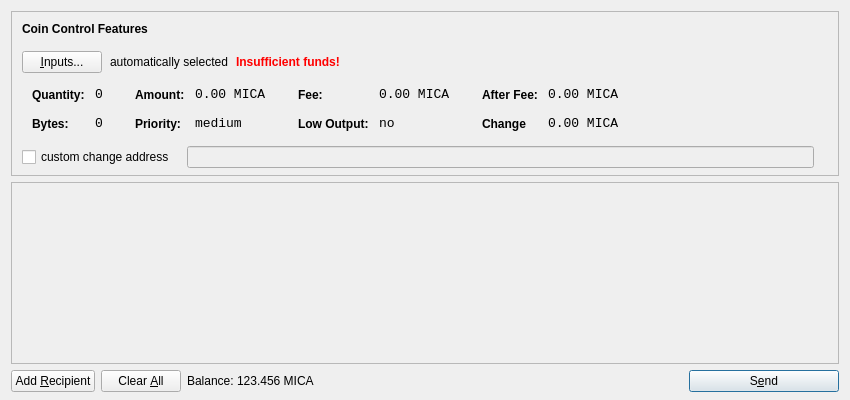
<?xml version="1.0" encoding="UTF-8"?>
<ui version="4.0">
 <class>SendCoinsDialog</class>
 <widget class="QDialog" name="SendCoinsDialog">
  <property name="geometry">
   <rect>
    <x>0</x>
    <y>0</y>
    <width>850</width>
    <height>400</height>
   </rect>
  </property>
  <property name="windowTitle">
   <string>Send Coins</string>
  </property>
  <layout class="QVBoxLayout" name="verticalLayout" stretch="0,1,0">
   <property name="bottomMargin">
    <number>8</number>
   </property>
   <item>
    <widget class="QFrame" name="frameCoinControl">
     <property name="sizePolicy">
      <sizepolicy hsizetype="Expanding" vsizetype="Expanding">
       <horstretch>0</horstretch>
       <verstretch>0</verstretch>
      </sizepolicy>
     </property>
     <property name="maximumSize">
      <size>
       <width>16777215</width>
       <height>16777215</height>
      </size>
     </property>
     <property name="frameShape">
      <enum>QFrame::StyledPanel</enum>
     </property>
     <property name="frameShadow">
      <enum>QFrame::Sunken</enum>
     </property>
     <layout class="QVBoxLayout" name="verticalLayoutCoinControl2">
      <property name="spacing">
       <number>6</number>
      </property>
      <property name="leftMargin">
       <number>0</number>
      </property>
      <property name="topMargin">
       <number>0</number>
      </property>
      <property name="rightMargin">
       <number>0</number>
      </property>
      <property name="bottomMargin">
       <number>6</number>
      </property>
      <item>
       <layout class="QVBoxLayout" name="verticalLayoutCoinControl" stretch="0,0,0,0,1">
        <property name="spacing">
         <number>0</number>
        </property>
        <property name="leftMargin">
         <number>10</number>
        </property>
        <property name="topMargin">
         <number>10</number>
        </property>
        <item>
         <layout class="QHBoxLayout" name="horizontalLayoutCoinControl1">
          <property name="bottomMargin">
           <number>15</number>
          </property>
          <item>
           <widget class="QLabel" name="labelCoinControlFeatures">
            <property name="sizePolicy">
             <sizepolicy hsizetype="Preferred" vsizetype="Maximum">
              <horstretch>0</horstretch>
              <verstretch>0</verstretch>
             </sizepolicy>
            </property>
            <property name="font">
             <font>
              <weight>75</weight>
              <bold>true</bold>
             </font>
            </property>
            <property name="styleSheet">
             <string notr="true">font-weight:bold;</string>
            </property>
            <property name="text">
             <string>Coin Control Features</string>
            </property>
           </widget>
          </item>
         </layout>
        </item>
        <item>
         <layout class="QHBoxLayout" name="horizontalLayoutCoinControl2" stretch="0,0,0,0">
          <property name="spacing">
           <number>8</number>
          </property>
          <property name="bottomMargin">
           <number>10</number>
          </property>
          <item>
           <widget class="QPushButton" name="pushButtonCoinControl">
            <property name="styleSheet">
             <string notr="true"/>
            </property>
            <property name="text">
             <string>&amp;Inputs...</string>
            </property>
           </widget>
          </item>
          <item>
           <widget class="QLabel" name="labelCoinControlAutomaticallySelected">
            <property name="text">
             <string>automatically selected</string>
            </property>
            <property name="margin">
             <number>5</number>
            </property>
           </widget>
          </item>
          <item>
           <widget class="QLabel" name="labelCoinControlInsuffFunds">
            <property name="font">
             <font>
              <weight>75</weight>
              <bold>true</bold>
             </font>
            </property>
            <property name="styleSheet">
             <string notr="true">color:red;font-weight:bold;</string>
            </property>
            <property name="text">
             <string>Insufficient funds!</string>
            </property>
            <property name="margin">
             <number>5</number>
            </property>
           </widget>
          </item>
          <item>
           <spacer name="horizontalSpacerCoinControl">
            <property name="orientation">
             <enum>Qt::Horizontal</enum>
            </property>
            <property name="sizeHint" stdset="0">
             <size>
              <width>40</width>
              <height>1</height>
             </size>
            </property>
           </spacer>
          </item>
         </layout>
        </item>
        <item>
         <widget class="QWidget" name="widgetCoinControl" native="true">
          <property name="sizePolicy">
           <sizepolicy hsizetype="Preferred" vsizetype="Preferred">
            <horstretch>0</horstretch>
            <verstretch>0</verstretch>
           </sizepolicy>
          </property>
          <property name="minimumSize">
           <size>
            <width>0</width>
            <height>0</height>
           </size>
          </property>
          <property name="styleSheet">
           <string notr="true"/>
          </property>
          <layout class="QHBoxLayout" name="horizontalLayoutCoinControl5">
           <property name="margin">
            <number>0</number>
           </property>
           <item>
            <layout class="QHBoxLayout" name="horizontalLayoutCoinControl3" stretch="0,0,0,1">
             <property name="spacing">
              <number>20</number>
             </property>
             <property name="topMargin">
              <number>0</number>
             </property>
             <property name="bottomMargin">
              <number>10</number>
             </property>
             <item>
              <layout class="QFormLayout" name="formLayoutCoinControl1">
               <property name="horizontalSpacing">
                <number>10</number>
               </property>
               <property name="verticalSpacing">
                <number>14</number>
               </property>
               <property name="leftMargin">
                <number>10</number>
               </property>
               <property name="topMargin">
                <number>4</number>
               </property>
               <property name="rightMargin">
                <number>6</number>
               </property>
               <item row="0" column="0">
                <widget class="QLabel" name="labelCoinControlQuantityText">
                 <property name="styleSheet">
                  <string notr="true">font-weight:bold;</string>
                 </property>
                 <property name="text">
                  <string>Quantity:</string>
                 </property>
                 <property name="margin">
                  <number>0</number>
                 </property>
                </widget>
               </item>
               <item row="0" column="1">
                <widget class="QLabel" name="labelCoinControlQuantity">
                 <property name="font">
                  <font>
                   <family>Monospace</family>
                   <pointsize>10</pointsize>
                  </font>
                 </property>
                 <property name="cursor">
                  <cursorShape>IBeamCursor</cursorShape>
                 </property>
                 <property name="contextMenuPolicy">
                  <enum>Qt::ActionsContextMenu</enum>
                 </property>
                 <property name="text">
                  <string>0</string>
                 </property>
                 <property name="margin">
                  <number>0</number>
                 </property>
                 <property name="textInteractionFlags">
                  <set>Qt::LinksAccessibleByMouse|Qt::TextSelectableByKeyboard|Qt::TextSelectableByMouse</set>
                 </property>
                </widget>
               </item>
               <item row="1" column="0">
                <widget class="QLabel" name="labelCoinControlBytesText">
                 <property name="styleSheet">
                  <string notr="true">font-weight:bold;</string>
                 </property>
                 <property name="text">
                  <string>Bytes:</string>
                 </property>
                </widget>
               </item>
               <item row="1" column="1">
                <widget class="QLabel" name="labelCoinControlBytes">
                 <property name="font">
                  <font>
                   <family>Monospace</family>
                   <pointsize>10</pointsize>
                  </font>
                 </property>
                 <property name="cursor">
                  <cursorShape>IBeamCursor</cursorShape>
                 </property>
                 <property name="contextMenuPolicy">
                  <enum>Qt::ActionsContextMenu</enum>
                 </property>
                 <property name="text">
                  <string>0</string>
                 </property>
                 <property name="textInteractionFlags">
                  <set>Qt::LinksAccessibleByMouse|Qt::TextSelectableByKeyboard|Qt::TextSelectableByMouse</set>
                 </property>
                </widget>
               </item>
              </layout>
             </item>
             <item>
              <layout class="QFormLayout" name="formLayoutCoinControl2">
               <property name="horizontalSpacing">
                <number>10</number>
               </property>
               <property name="verticalSpacing">
                <number>14</number>
               </property>
               <property name="leftMargin">
                <number>6</number>
               </property>
               <property name="topMargin">
                <number>4</number>
               </property>
               <property name="rightMargin">
                <number>6</number>
               </property>
               <item row="0" column="0">
                <widget class="QLabel" name="labelCoinControlAmountText">
                 <property name="styleSheet">
                  <string notr="true">font-weight:bold;</string>
                 </property>
                 <property name="text">
                  <string>Amount:</string>
                 </property>
                 <property name="margin">
                  <number>0</number>
                 </property>
                </widget>
               </item>
               <item row="0" column="1">
                <widget class="QLabel" name="labelCoinControlAmount">
                 <property name="font">
                  <font>
                   <family>Monospace</family>
                   <pointsize>10</pointsize>
                  </font>
                 </property>
                 <property name="cursor">
                  <cursorShape>IBeamCursor</cursorShape>
                 </property>
                 <property name="contextMenuPolicy">
                  <enum>Qt::ActionsContextMenu</enum>
                 </property>
                 <property name="text">
                  <string>0.00 MICA</string>
                 </property>
                 <property name="textInteractionFlags">
                  <set>Qt::LinksAccessibleByMouse|Qt::TextSelectableByKeyboard|Qt::TextSelectableByMouse</set>
                 </property>
                </widget>
               </item>
               <item row="1" column="0">
                <widget class="QLabel" name="labelCoinControlPriorityText">
                 <property name="styleSheet">
                  <string notr="true">font-weight:bold;</string>
                 </property>
                 <property name="text">
                  <string>Priority:</string>
                 </property>
                </widget>
               </item>
               <item row="1" column="1">
                <widget class="QLabel" name="labelCoinControlPriority">
                 <property name="font">
                  <font>
                   <family>Monospace</family>
                   <pointsize>10</pointsize>
                  </font>
                 </property>
                 <property name="cursor">
                  <cursorShape>IBeamCursor</cursorShape>
                 </property>
                 <property name="contextMenuPolicy">
                  <enum>Qt::ActionsContextMenu</enum>
                 </property>
                 <property name="text">
                  <string>medium</string>
                 </property>
                 <property name="textInteractionFlags">
                  <set>Qt::LinksAccessibleByMouse|Qt::TextSelectableByKeyboard|Qt::TextSelectableByMouse</set>
                 </property>
                </widget>
               </item>
              </layout>
             </item>
             <item>
              <layout class="QFormLayout" name="formLayoutCoinControl3">
               <property name="horizontalSpacing">
                <number>10</number>
               </property>
               <property name="verticalSpacing">
                <number>14</number>
               </property>
               <property name="leftMargin">
                <number>6</number>
               </property>
               <property name="topMargin">
                <number>4</number>
               </property>
               <property name="rightMargin">
                <number>6</number>
               </property>
               <item row="0" column="0">
                <widget class="QLabel" name="labelCoinControlFeeText">
                 <property name="styleSheet">
                  <string notr="true">font-weight:bold;</string>
                 </property>
                 <property name="text">
                  <string>Fee:</string>
                 </property>
                 <property name="margin">
                  <number>0</number>
                 </property>
                </widget>
               </item>
               <item row="0" column="1">
                <widget class="QLabel" name="labelCoinControlFee">
                 <property name="font">
                  <font>
                   <family>Monospace</family>
                   <pointsize>10</pointsize>
                  </font>
                 </property>
                 <property name="cursor">
                  <cursorShape>IBeamCursor</cursorShape>
                 </property>
                 <property name="contextMenuPolicy">
                  <enum>Qt::ActionsContextMenu</enum>
                 </property>
                 <property name="text">
                  <string>0.00 MICA</string>
                 </property>
                 <property name="textInteractionFlags">
                  <set>Qt::LinksAccessibleByMouse|Qt::TextSelectableByKeyboard|Qt::TextSelectableByMouse</set>
                 </property>
                </widget>
               </item>
               <item row="1" column="0">
                <widget class="QLabel" name="labelCoinControlLowOutputText">
                 <property name="styleSheet">
                  <string notr="true">font-weight:bold;</string>
                 </property>
                 <property name="text">
                  <string>Low Output:</string>
                 </property>
                </widget>
               </item>
               <item row="1" column="1">
                <widget class="QLabel" name="labelCoinControlLowOutput">
                 <property name="font">
                  <font>
                   <family>Monospace</family>
                   <pointsize>10</pointsize>
                  </font>
                 </property>
                 <property name="cursor">
                  <cursorShape>IBeamCursor</cursorShape>
                 </property>
                 <property name="contextMenuPolicy">
                  <enum>Qt::ActionsContextMenu</enum>
                 </property>
                 <property name="text">
                  <string>no</string>
                 </property>
                 <property name="textInteractionFlags">
                  <set>Qt::LinksAccessibleByMouse|Qt::TextSelectableByKeyboard|Qt::TextSelectableByMouse</set>
                 </property>
                </widget>
               </item>
              </layout>
             </item>
             <item>
              <layout class="QFormLayout" name="formLayoutCoinControl4">
               <property name="horizontalSpacing">
                <number>10</number>
               </property>
               <property name="verticalSpacing">
                <number>14</number>
               </property>
               <property name="leftMargin">
                <number>6</number>
               </property>
               <property name="topMargin">
                <number>4</number>
               </property>
               <property name="rightMargin">
                <number>6</number>
               </property>
               <item row="0" column="0">
                <widget class="QLabel" name="labelCoinControlAfterFeeText">
                 <property name="styleSheet">
                  <string notr="true">font-weight:bold;</string>
                 </property>
                 <property name="text">
                  <string>After Fee:</string>
                 </property>
                 <property name="margin">
                  <number>0</number>
                 </property>
                </widget>
               </item>
               <item row="0" column="1">
                <widget class="QLabel" name="labelCoinControlAfterFee">
                 <property name="font">
                  <font>
                   <family>Monospace</family>
                   <pointsize>10</pointsize>
                  </font>
                 </property>
                 <property name="cursor">
                  <cursorShape>IBeamCursor</cursorShape>
                 </property>
                 <property name="contextMenuPolicy">
                  <enum>Qt::ActionsContextMenu</enum>
                 </property>
                 <property name="text">
                  <string>0.00 MICA</string>
                 </property>
                 <property name="textInteractionFlags">
                  <set>Qt::LinksAccessibleByMouse|Qt::TextSelectableByKeyboard|Qt::TextSelectableByMouse</set>
                 </property>
                </widget>
               </item>
               <item row="1" column="0">
                <widget class="QLabel" name="labelCoinControlChangeText">
                 <property name="styleSheet">
                  <string notr="true">font-weight:bold;</string>
                 </property>
                 <property name="text">
                  <string>Change</string>
                 </property>
                </widget>
               </item>
               <item row="1" column="1">
                <widget class="QLabel" name="labelCoinControlChange">
                 <property name="font">
                  <font>
                   <family>Monospace</family>
                   <pointsize>10</pointsize>
                  </font>
                 </property>
                 <property name="cursor">
                  <cursorShape>IBeamCursor</cursorShape>
                 </property>
                 <property name="contextMenuPolicy">
                  <enum>Qt::ActionsContextMenu</enum>
                 </property>
                 <property name="text">
                  <string>0.00 MICA</string>
                 </property>
                 <property name="textInteractionFlags">
                  <set>Qt::LinksAccessibleByMouse|Qt::TextSelectableByKeyboard|Qt::TextSelectableByMouse</set>
                 </property>
                </widget>
               </item>
              </layout>
             </item>
            </layout>
           </item>
          </layout>
         </widget>
        </item>
        <item>
         <layout class="QHBoxLayout" name="horizontalLayoutCoinControl4" stretch="0,0,0">
          <property name="spacing">
           <number>12</number>
          </property>
          <property name="sizeConstraint">
           <enum>QLayout::SetDefaultConstraint</enum>
          </property>
          <property name="topMargin">
           <number>5</number>
          </property>
          <property name="rightMargin">
           <number>5</number>
          </property>
          <item>
           <widget class="QCheckBox" name="checkBoxCoinControlChange">
            <property name="text">
             <string>custom change address</string>
            </property>
           </widget>
          </item>
          <item>
           <widget class="QLineEdit" name="lineEditCoinControlChange">
            <property name="enabled">
             <bool>false</bool>
            </property>
            <property name="sizePolicy">
             <sizepolicy hsizetype="Expanding" vsizetype="Fixed">
              <horstretch>0</horstretch>
              <verstretch>0</verstretch>
             </sizepolicy>
            </property>
           </widget>
          </item>
          <item>
           <widget class="QLabel" name="labelCoinControlChangeLabel">
            <property name="sizePolicy">
             <sizepolicy hsizetype="Preferred" vsizetype="Expanding">
              <horstretch>0</horstretch>
              <verstretch>0</verstretch>
             </sizepolicy>
            </property>
            <property name="minimumSize">
             <size>
              <width>0</width>
              <height>0</height>
             </size>
            </property>
            <property name="text">
             <string/>
            </property>
            <property name="margin">
             <number>3</number>
            </property>
           </widget>
          </item>
         </layout>
        </item>
        <item>
         <spacer name="verticalSpacerCoinControl">
          <property name="orientation">
           <enum>Qt::Vertical</enum>
          </property>
          <property name="sizeHint" stdset="0">
           <size>
            <width>800</width>
            <height>1</height>
           </size>
          </property>
         </spacer>
        </item>
       </layout>
      </item>
     </layout>
    </widget>
   </item>
   <item>
    <widget class="QScrollArea" name="scrollArea">
     <property name="widgetResizable">
      <bool>true</bool>
     </property>
     <widget class="QWidget" name="scrollAreaWidgetContents">
      <property name="geometry">
       <rect>
        <x>0</x>
        <y>0</y>
        <width>830</width>
        <height>175</height>
       </rect>
      </property>
      <layout class="QVBoxLayout" name="verticalLayout_2">
       <property name="margin">
        <number>0</number>
       </property>
       <item>
        <layout class="QVBoxLayout" name="entries">
         <property name="spacing">
          <number>6</number>
         </property>
        </layout>
       </item>
       <item>
        <spacer name="verticalSpacer">
         <property name="orientation">
          <enum>Qt::Vertical</enum>
         </property>
         <property name="sizeHint" stdset="0">
          <size>
           <width>20</width>
           <height>40</height>
          </size>
         </property>
        </spacer>
       </item>
      </layout>
     </widget>
    </widget>
   </item>
   <item>
    <layout class="QHBoxLayout" name="horizontalLayout">
     <item>
      <widget class="QPushButton" name="addButton">
       <property name="toolTip">
        <string>Send to multiple recipients at once</string>
       </property>
       <property name="text">
        <string>Add &amp;Recipient</string>
       </property>
       <property name="icon">
        <iconset resource="../bitcoin.qrc">
         <normaloff>:/icons/add</normaloff>:/icons/add</iconset>
       </property>
       <property name="autoDefault">
        <bool>false</bool>
       </property>
      </widget>
     </item>
     <item>
      <widget class="QPushButton" name="clearButton">
       <property name="sizePolicy">
        <sizepolicy hsizetype="Minimum" vsizetype="Fixed">
         <horstretch>0</horstretch>
         <verstretch>0</verstretch>
        </sizepolicy>
       </property>
       <property name="toolTip">
        <string>Remove all transaction fields</string>
       </property>
       <property name="text">
        <string>Clear &amp;All</string>
       </property>
       <property name="icon">
        <iconset resource="../bitcoin.qrc">
         <normaloff>:/icons/remove</normaloff>:/icons/remove</iconset>
       </property>
       <property name="autoRepeatDelay">
        <number>300</number>
       </property>
       <property name="autoDefault">
        <bool>false</bool>
       </property>
      </widget>
     </item>
     <item>
      <layout class="QHBoxLayout" name="horizontalLayout_2">
       <property name="spacing">
        <number>3</number>
       </property>
       <item>
        <widget class="QLabel" name="label">
         <property name="text">
          <string>Balance:</string>
         </property>
        </widget>
       </item>
       <item>
        <widget class="QLabel" name="labelBalance">
         <property name="cursor">
          <cursorShape>IBeamCursor</cursorShape>
         </property>
         <property name="text">
          <string>123.456 MICA</string>
         </property>
         <property name="textInteractionFlags">
          <set>Qt::LinksAccessibleByMouse|Qt::TextSelectableByKeyboard|Qt::TextSelectableByMouse</set>
         </property>
        </widget>
       </item>
      </layout>
     </item>
     <item>
      <spacer name="horizontalSpacer">
       <property name="orientation">
        <enum>Qt::Horizontal</enum>
       </property>
       <property name="sizeHint" stdset="0">
        <size>
         <width>40</width>
         <height>20</height>
        </size>
       </property>
      </spacer>
     </item>
     <item>
      <widget class="QPushButton" name="sendButton">
       <property name="minimumSize">
        <size>
         <width>150</width>
         <height>0</height>
        </size>
       </property>
       <property name="toolTip">
        <string>Confirm the send action</string>
       </property>
       <property name="text">
        <string>S&amp;end</string>
       </property>
       <property name="icon">
        <iconset resource="../bitcoin.qrc">
         <normaloff>:/icons/send</normaloff>:/icons/send</iconset>
       </property>
       <property name="default">
        <bool>true</bool>
       </property>
      </widget>
     </item>
    </layout>
   </item>
  </layout>
 </widget>
 <resources>
  <include location="../bitcoin.qrc"/>
 </resources>
 <connections/>
</ui>
